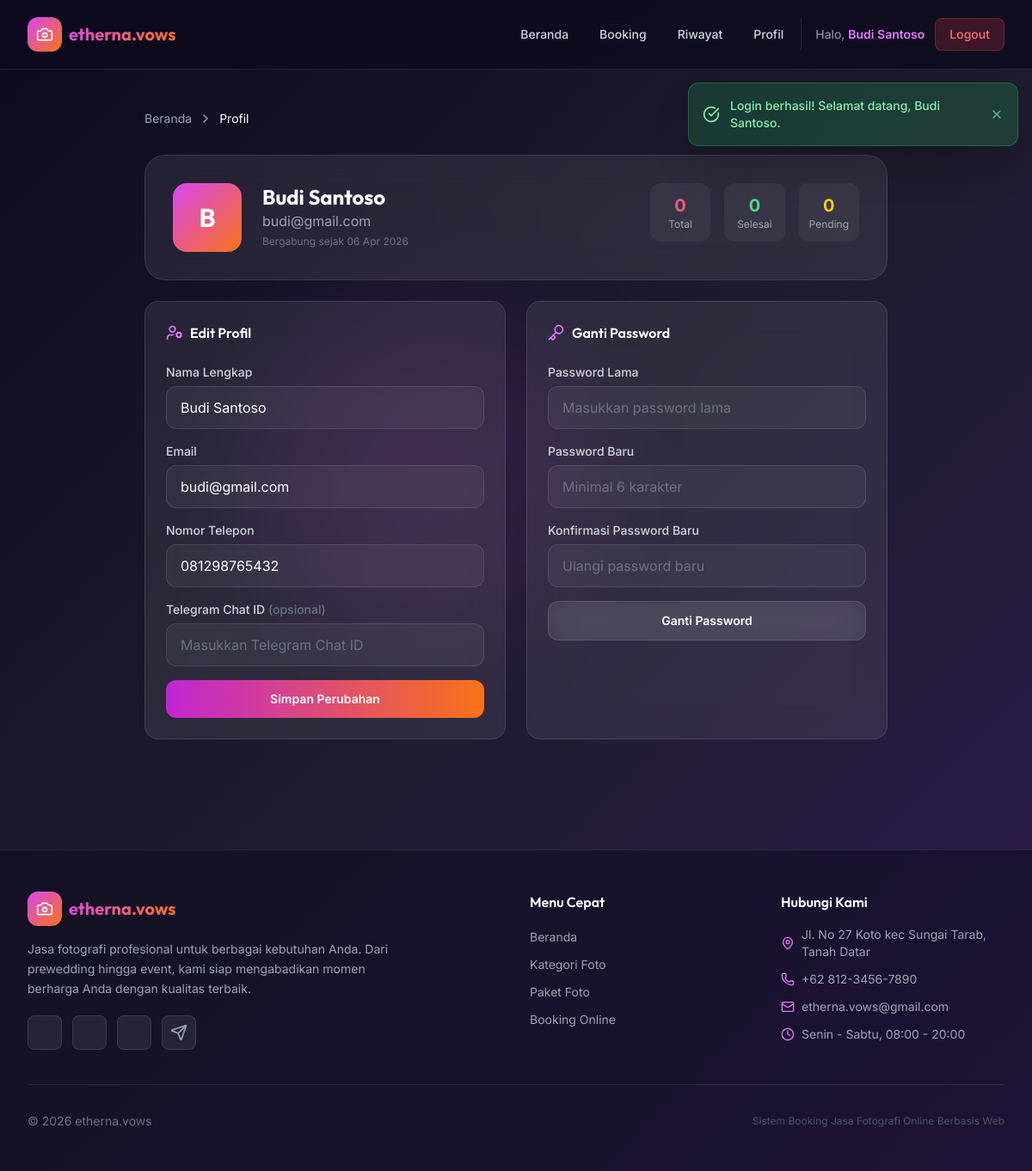
Page /profil.php (signed in) on the committed database.
### tables this page shows
CREATE TABLE users (
    id_user INT AUTO_INCREMENT PRIMARY KEY,
    nama_lengkap VARCHAR(100) NOT NULL,
    email VARCHAR(100) NOT NULL UNIQUE,
    nomor_telepon VARCHAR(20) NOT NULL,
    password VARCHAR(255) NOT NULL,
    role VARCHAR(20) DEFAULT 'customer',
    telegram_chat_id VARCHAR(50),
    created_at TIMESTAMP DEFAULT CURRENT_TIMESTAMP
);

### profil.php (the view, shortened to what this page needs)
<?php
$db = getDB();
$stmt = $db->prepare("SELECT * FROM users WHERE id_user = ?");
$stmt->execute([$_SESSION['id_user']]);
$user = $stmt->fetch();
$stmtStats = $db->prepare("
    SELECT
        COUNT(*) as total_booking,
        SUM(CASE WHEN status_booking = 'selesai' THEN 1 ELSE 0 END) as selesai,
        SUM(CASE WHEN status_booking = 'pending' THEN 1 ELSE 0 END) as pending
    FROM booking WHERE id_user = ?
");
$stmtStats->execute([$_SESSION['id_user']]);
$stats = $stmtStats->fetch();
require_once 'includes/header.php';
?>
<section class="py-12 relative">
    <div class="absolute inset-0 overflow-hidden">
        <div class="absolute top-1/3 left-1/4 w-96 h-96 bg-primary-500/10 rounded-full blur-3xl"></div>
    </div>
    <div class="relative max-w-4xl mx-auto px-4">
        <nav class="flex items-center space-x-2 text-sm text-gray-400 mb-8">
            <a href="<?= BASE_URL ?>/" class="hover:text-primary-400 transition-colors">Beranda</a>
            <i data-lucide="chevron-right" class="w-4 h-4"></i>
            <span class="text-white">Profil</span>
        </nav>
        <div class="glass rounded-3xl p-8 mb-6 animate-fade-in">
            <div class="flex flex-col sm:flex-row items-center sm:items-start space-y-4 sm:space-y-0 sm:space-x-6">
                <div class="w-20 h-20 rounded-2xl bg-gradient-to-br from-primary-500 to-accent-500 flex items-center justify-center text-3xl font-display font-bold text-white">
                    <?= strtoupper(substr($user['nama_lengkap'], 0, 1)) ?>
                </div>
                <div class="text-center sm:text-left flex-1">
                    <h1 class="text-2xl font-display font-bold text-white"><?= htmlspecialchars($user['nama_lengkap']) ?></h1>
                    <p class="text-gray-400"><?= htmlspecialchars($user['email']) ?></p>
                    <p class="text-xs text-gray-500 mt-1">Bergabung sejak <?= date('d M Y', strtotime($user['created_at'])) ?></p>
                </div>
                <div class="grid grid-cols-3 gap-4 text-center">
                    <div class="p-3 rounded-xl bg-white/5">
                        <p class="text-xl font-bold gradient-text"><?= $stats['total_booking'] ?? 0 ?></p>
                        <p class="text-xs text-gray-400">Total</p>
                    </div>
                    <div class="p-3 rounded-xl bg-white/5">
                        <p class="text-xl font-bold text-green-400"><?= $stats['selesai'] ?? 0 ?></p>
                        <p class="text-xs text-gray-400">Selesai</p>
                    </div>
                    <div class="p-3 rounded-xl bg-white/5">
                        <p class="text-xl font-bold text-yellow-400"><?= $stats['pending'] ?? 0 ?></p>
                        <p class="text-xs text-gray-400">Pending</p>
                    </div>
                </div>
            </div>
        </div>
        <div class="grid grid-cols-1 lg:grid-cols-2 gap-6">
            <div class="glass rounded-2xl p-6">
                <h3 class="font-display font-semibold text-white mb-6 flex items-center space-x-2">
                    <i data-lucide="user-cog" class="w-5 h-5 text-primary-400"></i>
                    <span>Edit Profil</span>
                </h3>
                <form method="POST" action="" class="space-y-4">
                    <div>
                        <label for="nama_lengkap" class="block text-sm font-medium text-gray-300 mb-1.5">Nama Lengkap</label>
                        <input type="text" id="nama_lengkap" name="nama_lengkap" value="<?= htmlspecialchars($user['nama_lengkap']) ?>"
                               class="w-full px-4 py-3 rounded-xl bg-white/5 border border-white/10 text-white focus:outline-none focus:border-primary-500 focus:ring-1 focus:ring-primary-500 transition-all" required>
                    </div>
                    <div>
                        <label for="email" class="block text-sm font-medium text-gray-300 mb-1.5">Email</label>
                        <input type="email" id="email" name="email" value="<?= htmlspecialchars($user['email']) ?>"
                               class="w-full px-4 py-3 rounded-xl bg-white/5 border border-white/10 text-white focus:outline-none focus:border-primary-500 focus:ring-1 focus:ring-primary-500 transition-all" required>
                    </div>
                    <div>
                        <label for="nomor_telepon" class="block text-sm font-medium text-gray-300 mb-1.5">Nomor Telepon</label>
                        <input type="text" id="nomor_telepon" name="nomor_telepon" value="<?= htmlspecialchars($user['nomor_telepon']) ?>"
                               class="w-full px-4 py-3 rounded-xl bg-white/5 border border-white/10 text-white focus:outline-none focus:border-primary-500 focus:ring-1 focus:ring-primary-500 transition-all" required>
                    </div>
                    <div>
                        <label for="telegram_chat_id" class="block text-sm font-medium text-gray-300 mb-1.5">Telegram Chat ID <span class="text-gray-500">(opsional)</span></label>
                        <input type="text" id="telegram_chat_id" name="telegram_chat_id" value="<?= htmlspecialchars($user['telegram_chat_id'] ?? '') ?>"
                               class="w-full px-4 py-3 rounded-xl bg-white/5 border border-white/10 text-white placeholder-gray-500 focus:outline-none focus:border-primary-500 focus:ring-1 focus:ring-primary-500 transition-all"
                               placeholder="Masukkan Telegram Chat ID">
                    </div>
                    <button type="submit" class="w-full py-3 rounded-xl bg-gradient-to-r from-primary-600 to-accent-500 hover:from-primary-500 hover:to-accent-400 text-white font-semibold text-sm transition-all hover:shadow-lg hover:shadow-primary-500/25">
                        Simpan Perubahan
                    </button>
                </form>
            </div>
            <div class="glass rounded-2xl p-6">
                <h3 class="font-display font-semibold text-white mb-6 flex items-center space-x-2">
                    <i data-lucide="key" class="w-5 h-5 text-primary-400"></i>
                    <span>Ganti Password</span>
                </h3>
                <form method="POST" action="" class="space-y-4">
                    <div>
                        <label for="password_lama" class="block text-sm font-medium text-gray-300 mb-1.5">Password Lama</label>
                        <input type="password" id="password_lama" name="password_lama"
                               class="w-full px-4 py-3 rounded-xl bg-white/5 border border-white/10 text-white placeholder-gray-500 focus:outline-none focus:border-primary-500 focus:ring-1 focus:ring-primary-500 transition-all"
                               placeholder="Masukkan password lama" required>
                    </div>
                    <div>
                        <label for="password_baru" class="block text-sm font-medium text-gray-300 mb-1.5">Password Baru</label>
                        <input type="password" id="password_baru" name="password_baru"
                               class="w-full px-4 py-3 rounded-xl bg-white/5 border border-white/10 text-white placeholder-gray-500 focus:outline-none focus:border-primary-500 focus:ring-1 focus:ring-primary-500 transition-all"
                               placeholder="Minimal 6 karakter" required minlength="6">
                    </div>
                    <div>
                        <label for="konfirmasi_password_baru" class="block text-sm font-medium text-gray-300 mb-1.5">Konfirmasi Password Baru</label>
                        <input type="password" id="konfirmasi_password_baru" name="konfirmasi_password_baru"
                               class="w-full px-4 py-3 rounded-xl bg-white/5 border border-white/10 text-white placeholder-gray-500 focus:outline-none focus:border-primary-500 focus:ring-1 focus:ring-primary-500 transition-all"
                               placeholder="Ulangi password baru" required>
                    </div>
                    <button type="submit" class="w-full py-3 rounded-xl glass hover:bg-white/10 text-white font-semibold text-sm border border-white/10 transition-all">
                        Ganti Password
                    </button>
                </form>
            </div>
        </div>
    </div>
</section>
<?php require_once 'includes/footer.php'; ?>

### includes/header.php (style rules this page uses)
body { font-family: 'Inter', system-ui, sans-serif; }
.font-display { font-family: 'Outfit', system-ui, sans-serif; }
.glass { background: rgba(255, 255, 255, 0.08); backdrop-filter: blur(20px); border: 1px solid rgba(255, 255, 255, 0.1); }
.gradient-text { background: linear-gradient(135deg, #d946ef, #f97316); -webkit-background-clip: text; -webkit-text-fill-color: transparent; background-clip: text; }
.gradient-bg { background: linear-gradient(135deg, #0d0a1f 0%, #1e1b2e 50%, #2d1b4e 100%); }
a, button, input, select, textarea { transition: all 0.2s ease; }

### rows in the picture
users: nama_lengkap "B", nama_lengkap "Budi Santoso", email "budi@gmail.com", created_at "06 Apr 2026", nomor_telepon "081298765432"

### other values in the picture
APP_NAME "etherna.vows"
$_SESSION['nama_lengkap'] "Budi Santoso"
$flash['pesan'] "Login berhasil! Selamat datang, Budi Santoso."
$stats['total_booking'] "0"
$stats['selesai'] "0"
$stats['pending'] "0"
